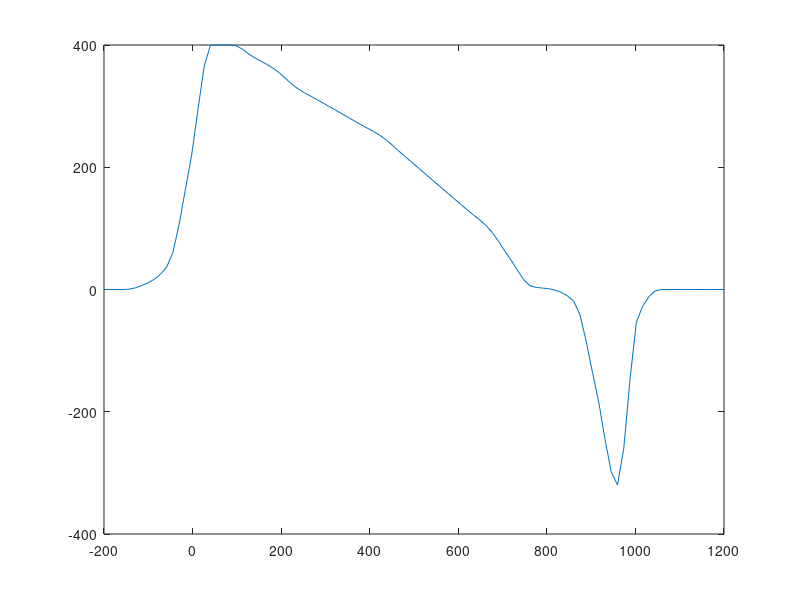

This figure's MATLAB source:
pos = linspace(-200, 1200, 30)
vals = [ 0, 0, 10, 40, 200, 400, 400, 380, 360, 330, 310, 290, 270, 250, 220, 190, 160, 130, 100, 50, 5, 0, -20, -160, -320, -40, 0, 0, 0, 0]


ipos = linspace(-200, 1200, 100);
ivals = interp1(pos, vals, ipos, 'cubic');
plot(ipos, ivals)

% {"extent_spatial": [1.4, 0.1, 0.1], "extent_cells": [40, 40, 15], "position": [0, 0, 0], "grid": [[]]}

field = zeros(numel(ipos), 3);
field(:, 1) = ivals;
s = struct();
s.extent_spatial = [ 1.4, 0.1, 0.1 ];
s.extent_cells = [ numel(ipos), 1, 1 ];
s.position = [ -0.6, 0, 0 ];
s.grid = field * 1e-4;
str = jsonencode(s);